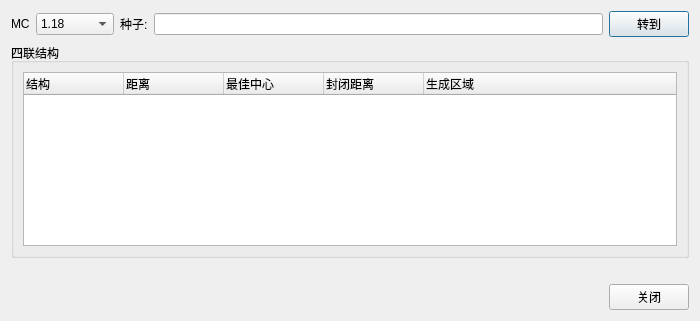
<?xml version="1.0" encoding="UTF-8"?>
<ui version="4.0">
 <class>QuadListDialog</class>
 <widget class="QDialog" name="QuadListDialog">
  <property name="geometry">
   <rect>
    <x>0</x>
    <y>0</y>
    <width>700</width>
    <height>321</height>
   </rect>
  </property>
  <property name="windowTitle">
   <string>四联结构搜索</string>
  </property>
  <property name="windowIcon">
   <iconset resource="../icons.qrc">
    <normaloff>:/icons/quad.png</normaloff>:/icons/quad.png</iconset>
  </property>
  <layout class="QGridLayout" name="gridLayout">
   <item row="1" column="0">
    <widget class="QGroupBox" name="groupBox_3">
     <property name="title">
      <string>四联结构</string>
     </property>
     <layout class="QGridLayout" name="gridLayout_8">
      <item row="0" column="0">
       <widget class="QTableWidget" name="listQuadStruct">
        <property name="font">
         <font>
          <family>Monospace</family>
         </font>
        </property>
        <property name="contextMenuPolicy">
         <enum>Qt::CustomContextMenu</enum>
        </property>
        <property name="editTriggers">
         <set>QAbstractItemView::NoEditTriggers</set>
        </property>
        <property name="selectionMode">
         <enum>QAbstractItemView::SingleSelection</enum>
        </property>
        <property name="selectionBehavior">
         <enum>QAbstractItemView::SelectRows</enum>
        </property>
        <property name="horizontalScrollMode">
         <enum>QAbstractItemView::ScrollPerPixel</enum>
        </property>
        <property name="sortingEnabled">
         <bool>true</bool>
        </property>
        <attribute name="horizontalHeaderHighlightSections">
         <bool>false</bool>
        </attribute>
        <attribute name="horizontalHeaderStretchLastSection">
         <bool>true</bool>
        </attribute>
        <column>
         <property name="text">
          <string>结构</string>
         </property>
         <property name="toolTip">
          <string>type of quad-structure</string>
         </property>
         <property name="textAlignment">
          <set>AlignLeading|AlignVCenter</set>
         </property>
        </column>
        <column>
         <property name="text">
          <string>距离</string>
         </property>
         <property name="toolTip">
          <string>distance to origin</string>
         </property>
         <property name="textAlignment">
          <set>AlignLeading|AlignVCenter</set>
         </property>
        </column>
        <column>
         <property name="text">
          <string>最佳中心</string>
         </property>
         <property name="toolTip">
          <string>optimal AFK location</string>
         </property>
         <property name="textAlignment">
          <set>AlignLeading|AlignVCenter</set>
         </property>
        </column>
        <column>
         <property name="text">
          <string>封闭距离</string>
         </property>
         <property name="toolTip">
          <string>distance to furthest spawning space from optimal AFK position</string>
         </property>
         <property name="textAlignment">
          <set>AlignLeading|AlignVCenter</set>
         </property>
        </column>
        <column>
         <property name="text">
          <string>生成区域</string>
         </property>
         <property name="toolTip">
          <string>horizontal bounding box area inside a 128 block range</string>
         </property>
         <property name="textAlignment">
          <set>AlignLeading|AlignVCenter</set>
         </property>
        </column>
       </widget>
      </item>
     </layout>
    </widget>
   </item>
   <item row="2" column="0">
    <widget class="QLabel" name="labelMsg">
     <property name="text">
      <string/>
     </property>
    </widget>
   </item>
   <item row="0" column="0">
    <layout class="QGridLayout" name="gridMCSeed">
     <item row="0" column="2">
      <widget class="QLabel" name="labelSeed">
       <property name="toolTip">
        <string>Seed can be an integer or text. Leave empty for a random seed.</string>
       </property>
       <property name="text">
        <string>种子:</string>
       </property>
      </widget>
     </item>
     <item row="0" column="3">
      <widget class="QLineEdit" name="lineSeed">
       <property name="toolTip">
        <string>press enter to accept</string>
       </property>
      </widget>
     </item>
     <item row="0" column="0">
      <widget class="QLabel" name="labeMC">
       <property name="toolTip">
        <string>Minecraft version</string>
       </property>
       <property name="text">
        <string>MC</string>
       </property>
      </widget>
     </item>
     <item row="0" column="4">
      <widget class="QPushButton" name="buttonGo">
       <property name="text">
        <string>转到</string>
       </property>
      </widget>
     </item>
     <item row="0" column="1">
      <widget class="QComboBox" name="comboBoxMC">
       <property name="toolTip">
        <string>Minecraft version</string>
       </property>
       <property name="sizeAdjustPolicy">
        <enum>QComboBox::AdjustToMinimumContentsLength</enum>
       </property>
       <property name="minimumContentsLength">
        <number>6</number>
       </property>
       <property name="iconSize">
        <size>
         <width>0</width>
         <height>16</height>
        </size>
       </property>
       <item>
        <property name="text">
         <string>1.18</string>
        </property>
       </item>
       <item>
        <property name="text">
         <string>1.17</string>
        </property>
       </item>
       <item>
        <property name="text">
         <string>1.16</string>
        </property>
       </item>
       <item>
        <property name="text">
         <string>1.15</string>
        </property>
       </item>
       <item>
        <property name="text">
         <string>1.14</string>
        </property>
       </item>
       <item>
        <property name="text">
         <string>1.13</string>
        </property>
       </item>
       <item>
        <property name="text">
         <string>1.12</string>
        </property>
       </item>
       <item>
        <property name="text">
         <string>1.11</string>
        </property>
       </item>
       <item>
        <property name="text">
         <string>1.10</string>
        </property>
       </item>
       <item>
        <property name="text">
         <string>1.9</string>
        </property>
       </item>
       <item>
        <property name="text">
         <string>1.8</string>
        </property>
       </item>
       <item>
        <property name="text">
         <string>1.7</string>
        </property>
       </item>
       <item>
        <property name="text">
         <string>1.6</string>
        </property>
       </item>
       <item>
        <property name="text">
         <string>1.5</string>
        </property>
       </item>
       <item>
        <property name="text">
         <string>1.4</string>
        </property>
       </item>
       <item>
        <property name="text">
         <string>1.3</string>
        </property>
       </item>
       <item>
        <property name="text">
         <string>1.2</string>
        </property>
       </item>
       <item>
        <property name="text">
         <string>1.1</string>
        </property>
       </item>
       <item>
        <property name="text">
         <string>1.0</string>
        </property>
       </item>
      </widget>
     </item>
    </layout>
   </item>
   <item row="3" column="0" alignment="Qt::AlignRight">
    <widget class="QPushButton" name="buttonClose">
     <property name="text">
      <string>关闭</string>
     </property>
     <property name="icon">
      <iconset theme="window-close">
       <normaloff>.</normaloff>.</iconset>
     </property>
    </widget>
   </item>
  </layout>
 </widget>
 <resources>
  <include location="../icons.qrc"/>
 </resources>
 <connections/>
</ui>
